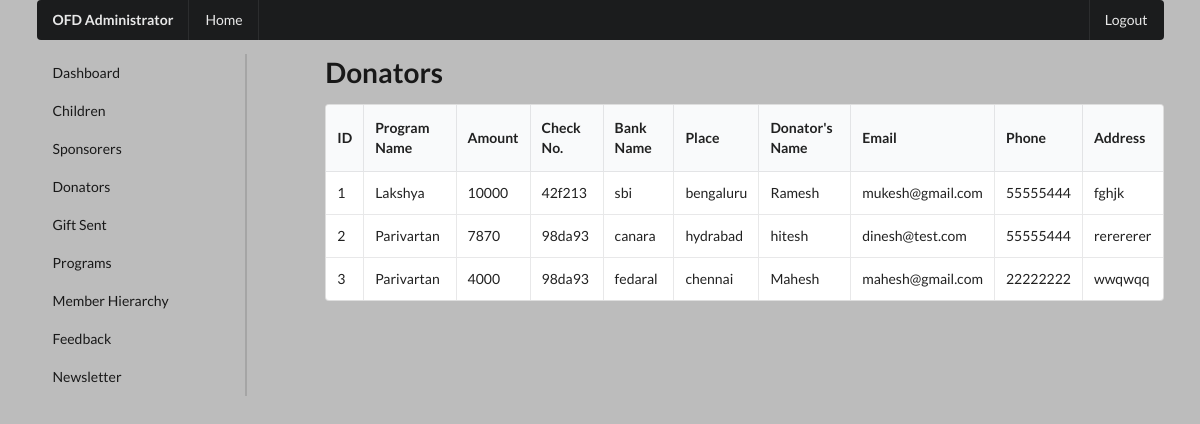
Page /admin/donators.php (signed in) on the earlier database version.
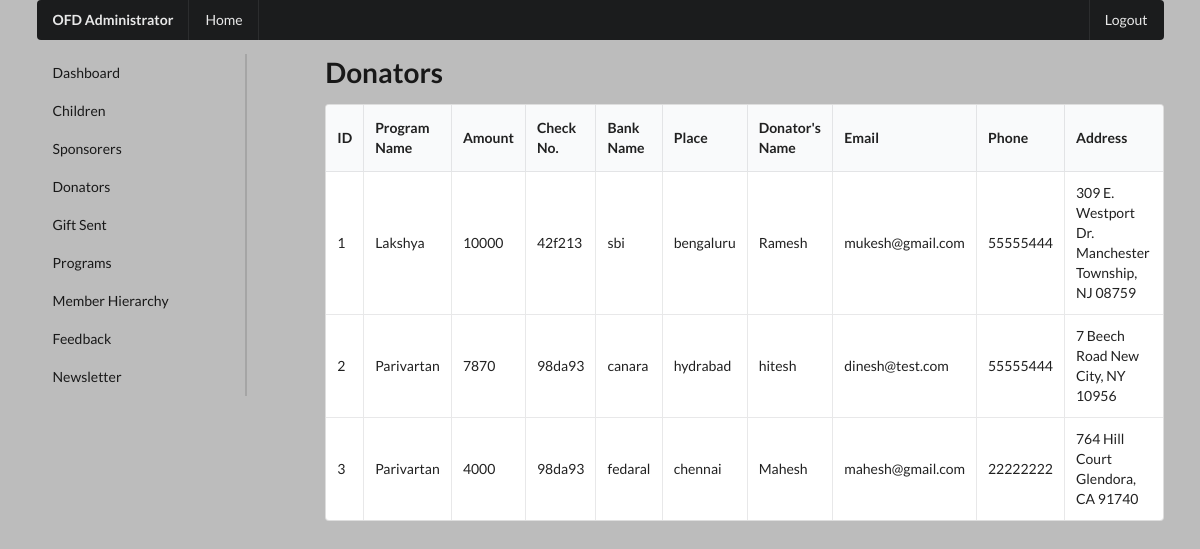
Same page on the later database version.
### tables this page shows
CREATE TABLE `donation` (
  `d_id` int(3) NOT NULL,
  `program` varchar(20) NOT NULL,
  `amount` int(30) NOT NULL,
  `checkno` varchar(30) NOT NULL,
  `bank_name` varchar(30) NOT NULL,
  `place` varchar(30) NOT NULL,
  `d_name` varchar(30) NOT NULL,
  `email` varchar(50) NOT NULL,
  `phone` int(20) NOT NULL,
  `d_address` text NOT NULL
);

### admin/donators.php (the view, shortened to what this page needs)
<?php include './admin_components/admin_header.php' ?>
    <div class="ui container">
        <?php include './admin_components/admin_top-menu.php' ?>
        <div class="ui grid">
            <?php include './admin_components/admin_side-menu.php' ?>
            <div class="twelve wide column">
                <h1>Donators</h1>
                <table class="ui celled table">
                    <thead>
                        <tr>
                            <th>ID</th>
                            <th>Program Name</th>
                            <th>Amount</th>
                            <th>Check No.</th>
                            <th>Bank Name</th>
                            <th>Place</th>
                            <th>Donator's Name</th>
                            <th>Email</th>
                            <th>Phone</th>
                            <th>Address</th>
                        </tr>
                    </thead>
                    <tbody>
                        <?php
                            $sql = "SELECT * FROM donation";
                            $result = $conn->query($sql);
                            if ($result->num_rows > 0) {
                                while($row = $result->fetch_assoc()) {
                        ?>
                        <tr>
                            <td data-label="ID"><?php echo $row['d_id']; ?></td>
                            <td data-label="Program"><?php echo $row['program']; ?></td>
                            <td data-label="Amount"><?php echo $row['amount']; ?></td>
                            <td data-label="Check No."><?php echo $row['checkno']; ?></td>
                            <td data-label="Bank Name"><?php echo $row['bank_name']; ?></td>
                            <td data-label="Place"><?php echo $row['place']; ?></td>
                            <td data-label="Donator's Name"><?php echo $row['d_name']; ?></td>
                            <td data-label="Email"><?php echo $row['email']; ?></td>
                            <td data-label="Phone"><?php echo $row['phone']; ?></td>
                            <td data-label="Address"><?php echo $row['d_address']; ?></td>
                        </tr>
                        <?php
                                }
                            }
                        ?>
                    </tbody>
                </table>
            </div>
        </div>
    </div>

Differences in the rows shown:
changed donation "Lakshya": d_address "fghjk" → "309 E. Westport Dr. Manchester Township, NJ 08759"
changed donation "canara": d_address "rerererer" → "7 Beech Road New City, NY 10956"
changed donation "fedaral": d_address "wwqwqq" → "764 Hill Court Glendora, CA 91740"
